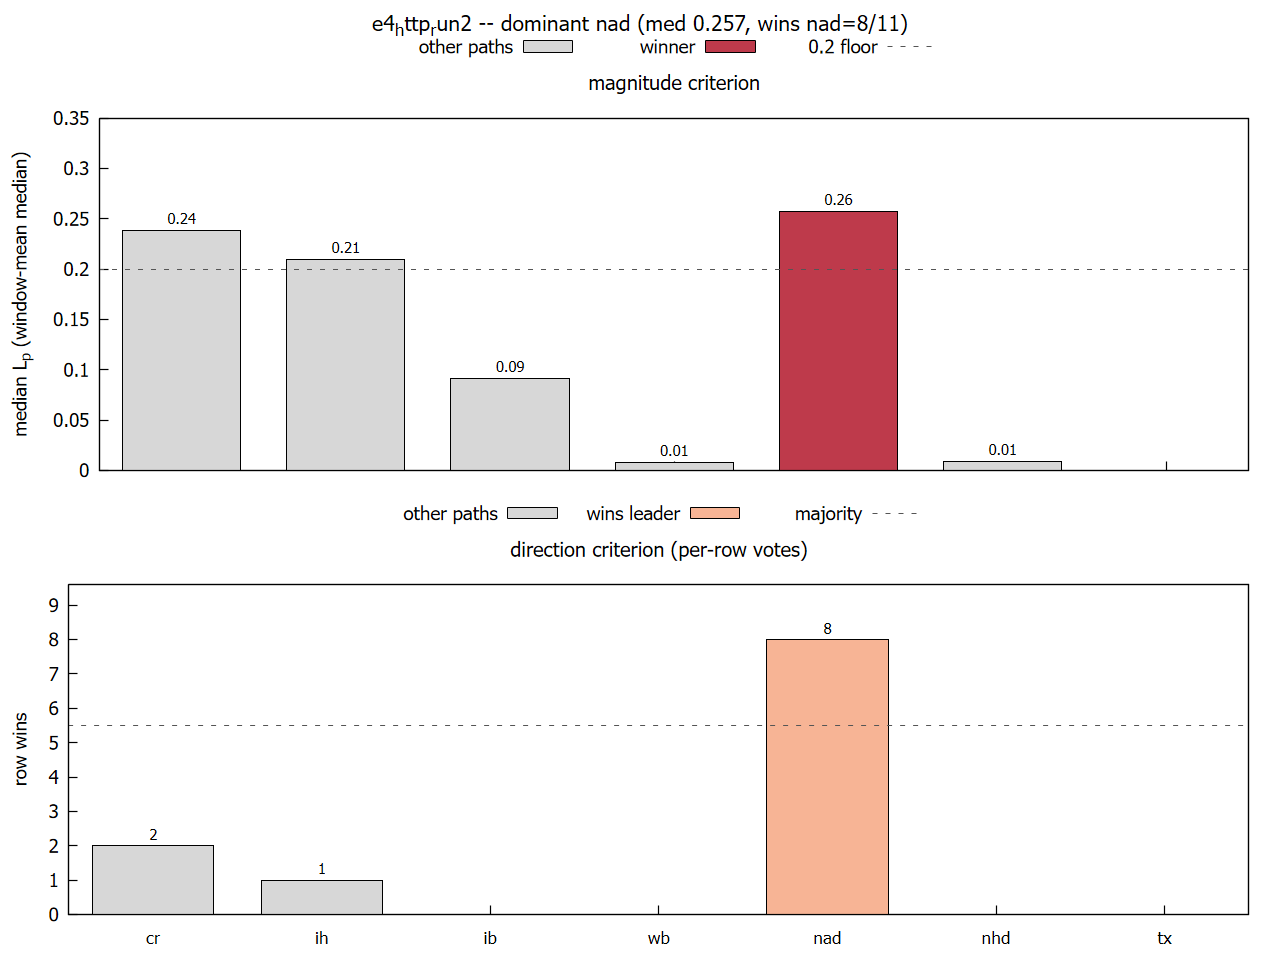

Reproduce this figure in gnuplot.
set terminal pngcairo size 1280,960 font ",14"
set output "reports/e4_http_run2_paths.png"
set encoding utf8
set border 15 lw 1.2
set xtics nomirror
set ytics nomirror
set boxwidth 0.72
set style fill solid 0.85 border -1
set multiplot layout 2,1 title "e4_http_run2 -- dominant nad (med 0.257, wins nad=8/11)" font ",16"

# ---- panel 1: magnitude criterion ----
set xrange [0.5:7.5]
set yrange [0:0.350]
set format x ""
set ylabel "median L_p (window-mean median)" font ",14"
set title "magnitude criterion" font ",15"
set key outside top center horizontal
plot "reports/e4_http_run2_paths_mag.dat" using 1:2 with boxes lc rgb "#D0D0D0" title "other paths", \
     "reports/e4_http_run2_paths_mag.dat" using 1:($1==5 ? $2 : NaN) with boxes lc rgb "#B2172B" title "winner", \
     0.2 with lines dashtype 2 lc rgb "#555555" title "0.2 floor", \
     "reports/e4_http_run2_paths_mag.dat" using 1:($2+0.035*0.350):($2>0.0005 ? sprintf("%.2f",$2) : "") with labels font ",11" notitle

# ---- panel 2: direction criterion ----
set xrange [0.5:7.5]
set yrange [0:9.600]
set format x
set xtics ("cr" 1, "ih" 2, "ib" 3, "wb" 4, "nad" 5, "nhd" 6, "tx" 7) font ",13"
set ylabel "row wins" font ",14"
set title "direction criterion (per-row votes)" font ",15"
set key outside top center horizontal
plot "reports/e4_http_run2_paths_dir.dat" using 1:2 with boxes lc rgb "#D0D0D0" title "other paths", \
     "reports/e4_http_run2_paths_dir.dat" using 1:($1==5 ? $2 : NaN) with boxes lc rgb "#F5A682" title "wins leader", \
     5.50 with lines dashtype 2 lc rgb "#555555" title "majority", \
     "reports/e4_http_run2_paths_dir.dat" using 1:($2+0.035*9.600):($2>0 ? sprintf("%d",$2) : "") with labels font ",11" notitle

unset multiplot
